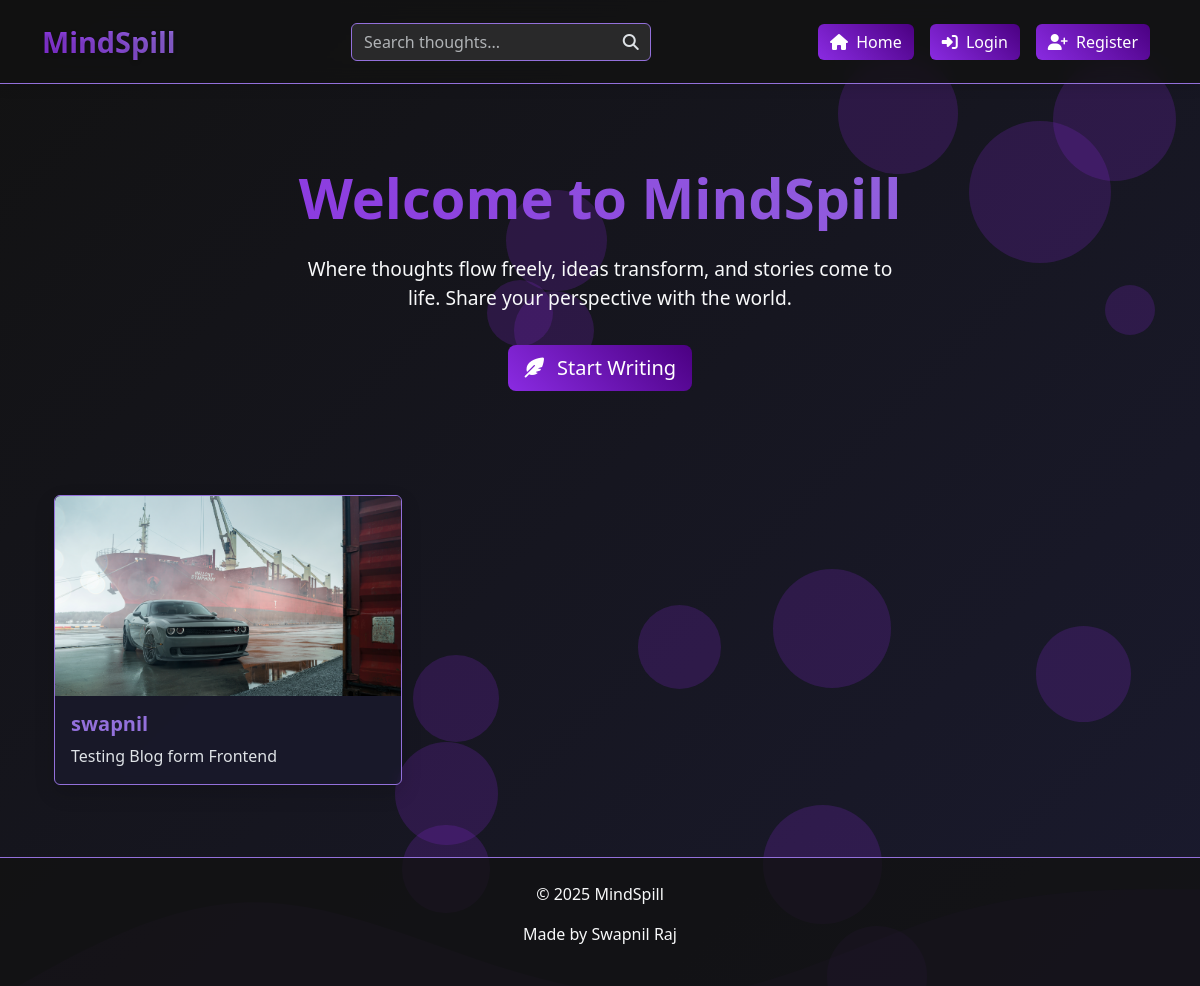
Page /blog/ on the earlier database version.
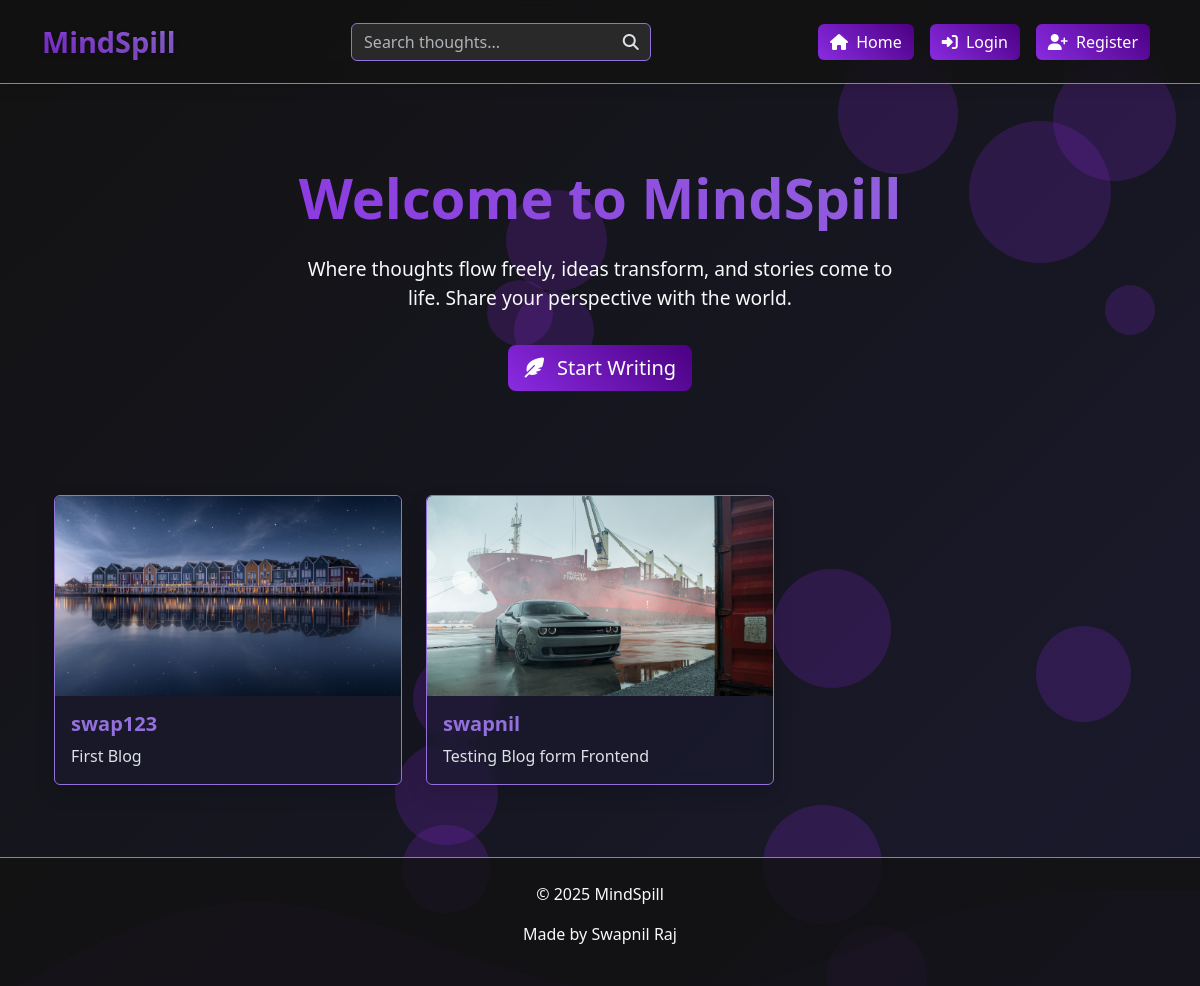
Same page on the later database version.
### blog/models.py (models this page shows)
class Post(models.Model):
    user = models.ForeignKey(User, on_delete=models.CASCADE)
    text = models.TextField(max_length=5000)
    photo = models.ImageField(upload_to='photos/', blank=True, null=True)
    created_at = models.DateTimeField(auto_now_add=True)
    updated_at = models.DateTimeField(auto_now=True)

### blog/views.py (the view)
# urls.py: path('', views.blog_list, name='blog_list'),
def blog_list(request):
    posts = Post.objects.all().order_by('-created_at')
    return render(request , 'blog_list.html' , {'posts': posts})

### blog/templates/blog_list.html (shortened to what this page needs)
{% extends "layout.html" %}
{% block content %}
<div class="container">
    <div class="row">
        {% for post in posts %}
        <div class="col-md-4 mb-4">
            <div class="card h-100">
                <img src="{{post.photo.url}}" class="card-img-top" alt="...">
                <div class="card-body">
                    <h5 class="card-title">{{post.user.username}}</h5>
                    <p class="card-text">{{post.text}}</p>
                </div>
            </div>
        </div>
        {% endfor %}
    </div>
</div>
{% endblock %}

### templates/layout.html (shortened to what this page needs)
{% load static %}
<!DOCTYPE html>
<html lang="en" data-bs-theme="dark">
<head>
    <link href="https://cdn.jsdelivr.net/npm/bootstrap@5.3.5/dist/css/bootstrap.min.css" rel="stylesheet"
>
    <link rel="stylesheet" href="https://cdnjs.cloudflare.com/ajax/libs/font-awesome/6.4.0/css/all.min.css">
    <link rel="stylesheet" href="https://cdnjs.cloudflare.com/ajax/libs/animate.css/4.1.1/animate.min.css">
</head>
<body>
    <div class="particles" id="particles"></div>
    <nav class="navbar navbar-expand-lg sticky-top">
        <div class="container">
            <div class="d-flex align-items-center animate__animated animate__fadeInLeft">
                <a class="navbar-brand">MindSpill</a>
            </div>
            <div class="collapse navbar-collapse" id="navbarSupportedContent">
                <ul class="navbar-nav mx-auto mb-2 mb-lg-0">
                    <li class="nav-item animate__animated animate__fadeInDown">
                        <form class="d-flex position-relative" role="search" style="width: 300px;">
                            <input class="form-control pe-5" type="search" placeholder="Search thoughts..." aria-label="Search">
                            <button class="btn position-absolute end-0 top-0 h-100" type="submit" style="background: none; border: none;">
                                <i class="fas fa-search"></i>
                            </button>
                        </form>
                    </li>
                </ul>
                <div class="d-flex align-items-center animate__animated animate__fadeInRight">
                    <a href="{% url 'blog_list' %}" class="btn btn-primary mx-2">
                        <i class="fas fa-home me-1"></i> Home
                    </a>
                    {% if user.is_authenticated %}
                    <a href="{% url 'blog_create' %}" class="btn btn-primary mx-2">
                        <i class="fas fa-pen me-1"></i> Write
                    </a>
                    <form method="post" action="{% url 'logout' %}">
                        {% csrf_token %}
                        <button class="btn btn-danger">
                            <i class="fas fa-sign-out-alt me-1"></i> Logout
                        </button>
                    </form>
                    {% else %}
                    <a href="{% url 'login' %}" class="btn btn-primary mx-2">
                        <i class="fas fa-sign-in-alt me-1"></i> Login
                    </a>
                    <a href="{% url 'register' %}" class="btn btn-primary mx-2">
                        <i class="fas fa-user-plus me-1"></i> Register
                    </a>
                    {% endif %}
                </div>
            </div>
        </div>
    </nav>
    {% if request.path == '/blog/' or request.path == '/' %}
    <div class="hero-section">
        <div class="container fade-in">
            <h1 class="hero-title animate__animated animate__fadeInUp">Welcome to MindSpill</h1>
            <p class="hero-subtitle animate__animated animate__fadeInUp animate__delay-1s">
                Where thoughts flow freely, ideas transform, and stories come to life.
                Share your perspective with the world.
            </p>
            <div class="animate__animated animate__fadeInUp animate__delay-2s">
                <a href="{% url 'blog_create' %}" class="btn btn-primary btn-lg">
                    <i class="fas fa-feather-alt me-2"></i> Start Writing
                </a>
            </div>
        </div>
    </div>
    {% endif %}
    <div class="container mt-4">
        {% block content %}
        {% endblock %}
    </div>
    <div class="wave"></div>
    <footer class="mt-5">
        <div class="container">
            <p>© 2025 MindSpill</p>
            <p>Made by Swapnil Raj</p>
        </div>
    </footer>
</body>
</html>

### templates/layout.html (style rules this page uses)
:root { --primary-color: #8a2be2; --secondary-color: #4b0082; --accent-color: #9370db; --text-color: #f8f9fa; --bg-dark: #121212; }
body { background: linear-gradient(135deg, var(--bg-dark) 0%, #1a1a2e 100%); color: var(--text-color); font-family: 'Segoe UI', Tahoma, Geneva, Verdana, sans-serif; position: relative; min-height: 100vh; overflow-x: hidden; }
.particles { position: fixed; top: 0; left: 0; width: 100%; height: 100%; z-index: -1; overflow: hidden; }
.navbar { background: rgba(18, 18, 18, 0.8) !important; backdrop-filter: blur(10px); border-bottom: 1px solid var(--accent-color); padding: 15px 0; box-shadow: 0 4px 12px rgba(0, 0, 0, 0.1); }
.navbar-brand { font-weight: 700; font-size: 1.8rem; background: linear-gradient(45deg, var(--primary-color), var(--accent-color)); -webkit-background-clip: text; background-clip: text; -webkit-text-fill-color: transparent; text-shadow: 0 2px 4px rgba(0, 0, 0, 0.2); }
.form-control { background: rgba(255, 255, 255, 0.1); border: 1px solid var(--accent-color); transition: all 0.3s ease; }
.btn-primary { background: linear-gradient(45deg, var(--primary-color), var(--secondary-color)); border: none; transition: all 0.3s ease; }
.hero-section { padding: 5rem 0; text-align: center; }
.hero-title { font-size: 3.5rem; font-weight: 800; margin-bottom: 1.5rem; background: linear-gradient(45deg, var(--primary-color), var(--accent-color)); -webkit-background-clip: text; background-clip: text; -webkit-text-fill-color: transparent; }
.hero-subtitle { font-size: 1.2rem; opacity: 0.9; max-width: 600px; margin: 0 auto 2rem; }
.card { background: rgba(26, 26, 46, 0.7); border: 1px solid var(--accent-color); box-shadow: 0 8px 20px rgba(0, 0, 0, 0.15); transition: all 0.4s ease; backdrop-filter: blur(5px); overflow: hidden; }
.card-img-top { height: 200px; object-fit: cover; transition: transform 0.5s ease; }
.card-title { color: var(--accent-color); font-weight: 600; }
.wave { position: absolute; bottom: 0; left: 0; width: 100%; height: 150px; background-size: cover; z-index: -1; }
footer { background: rgba(18, 18, 18, 0.8); padding: 1.5rem 0; text-align: center; border-top: 1px solid var(--accent-color); }
.fade-in { animation: fadeIn 1s ease-out; }

Differences in the rows shown:
added Post: photo (picture), user.username "swap123", text "First Blog"
